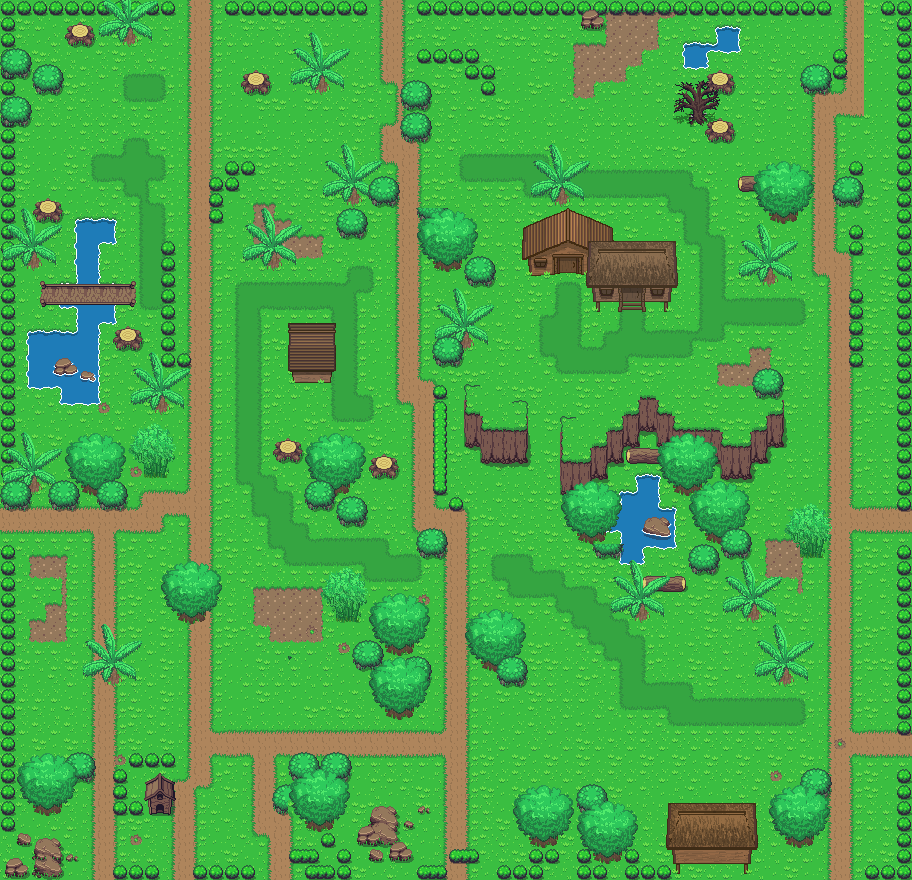

A 2D game scene composited from a Tiled map and its tileset images. What follows is a short description and the map's XML, with each tile layer's data collapsed to a summary:
An orthogonal 57x55 tile map with 16x16 px tiles, 10 tile layers (Base, endblocks, Cliff, Objects 1, ...), 2 tilesets.

<map version="1.0" tiledversion="1.0.2" orientation="orthogonal" renderorder="left-down" width="57" height="55" tilewidth="16" tileheight="16" nextobjectid="1">
 <properties>
  <property name="unity:sortingLayerName" value="AbovePlayer" />
 </properties>
 <tileset firstgid="1" source="../Tileset/Overworld.tsx" />
 <tileset firstgid="1729" source="../Tileset/Building.tsx" />
 <layer name="Base" width="57" height="55">
  <data>[3135 cells, 3135 non-empty, 59 distinct tile ids]</data>
 </layer>
 <layer name="endblocks" width="57" height="55">
  <data>[3135 cells, 154 non-empty, 1 distinct tile ids]</data>
 </layer>
 <layer name="Cliff" width="57" height="55">
  <data>[3135 cells, 85 non-empty, 18 distinct tile ids]</data>
 </layer>
 <layer name="Objects 1" width="57" height="55">
  <data>[3135 cells, 106 non-empty, 39 distinct tile ids]</data>
 </layer>
 <layer name="Plants 1" width="57" height="55">
  <data>[3135 cells, 242 non-empty, 32 distinct tile ids]</data>
 </layer>
 <layer name="Buildings 1" width="57" height="55">
  <data>[3135 cells, 80 non-empty, 76 distinct tile ids]</data>
 </layer>
 <layer name="Buildings 2" width="57" height="55">
  <data>[3135 cells, 28 non-empty, 28 distinct tile ids]</data>
 </layer>
 <layer name="Objects 2" width="57" height="55">
  <data>[3135 cells, 12 non-empty, 6 distinct tile ids]</data>
 </layer>
 <layer name="Plants 2" width="57" height="55">
  <data>[3135 cells, 38 non-empty, 4 distinct tile ids]</data>
 </layer>
 <layer name="Above Player" width="57" height="55">
  <data>[3135 cells, 444 non-empty, 70 distinct tile ids]</data>
 </layer>
</map>
